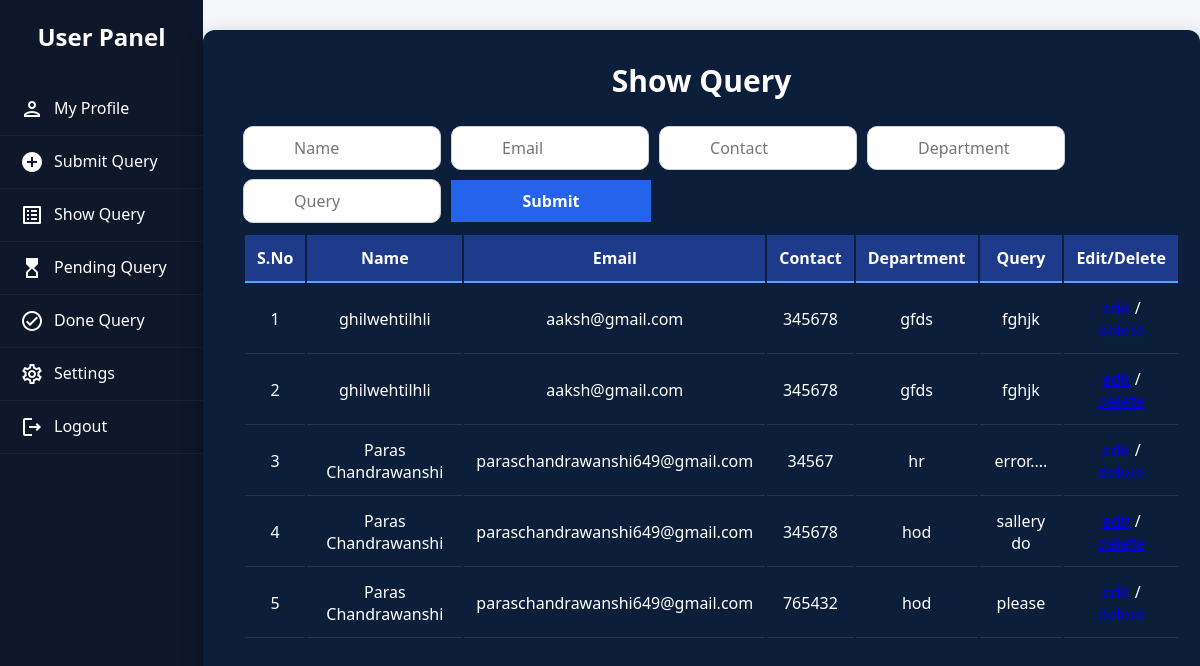
Page /show_q on the earlier database version.
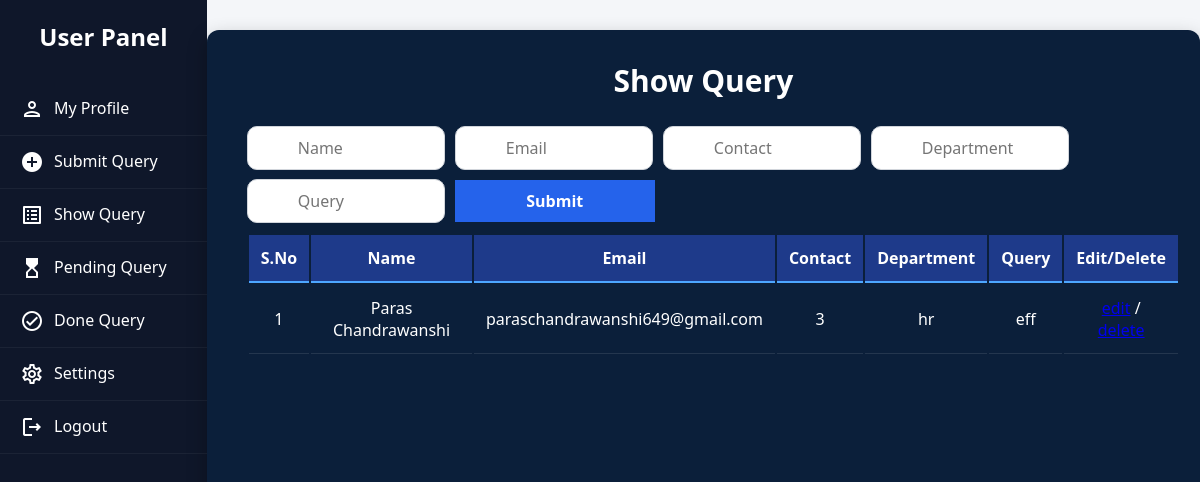
Same page on the later database version.
### app/models.py (models this page shows)
class submit_que(models.Model):
    n=models.CharField(max_length=50)
    e=models.EmailField(null=True)
    c=models.CharField(max_length=50)
    d=models.CharField(max_length=50)
    q=models.CharField(max_length=100)

### app/views.py (the view)
# urls.py: path('show_q',views.show_q,name='show_q'),
def show_q(req):
    data1=submit_que.objects.all()
    return render (req,'userpanel.html',{'show_q':True,'data1':data1})

### app/templates/userpanel.html (shortened to what this page needs)
{% load static %}
{% block content %}
<div class="sidebar">
    <h2>User Panel</h2>
    <ul>
        <li>
            <a href="#">
                <span class="material-icons-outlined">person</span>
                My Profile
            </a>
        </li>
        <li>
            <a href="{% url 'submit_q' %}">
                <span class="material-icons-outlined">add_circle</span>
                Submit Query
            </a>
        </li>
        <li>
            <a href="{% url 'show_q' %}">
                <span class="material-icons-outlined">list_alt</span>
                Show Query
            </a>
        </li>
        <li>
            <a href="#">
                <span class="material-icons-outlined">hourglass_top</span>
                Pending Query
            </a>
        </li>
        <li>
            <a href="#">
                <span class="material-icons-outlined">check_circle</span>
                Done Query
            </a>
        </li>
        <li>
            <a href="#">
                <span class="material-icons-outlined">settings</span>
                Settings
            </a>
        </li>
        <li>
            <a href="{% url 'logout' %}">
                <span class="material-icons-outlined">logout</span>
                Logout
            </a>
        </li>
    </ul>
</div>
{% if submit_q %}
        <div class="form-card">
            <h2><u>Query</u></h2>
            <form method="POST">
                {% csrf_token %}
                <div class="form-group">
                    <label>Name :-</label>
                    <input type="text" name="name" required>
                </div>
                <div class="form-group">
                    <label>Email :-</label>
                    <input type="email" name="email" required>
                </div>
                <div class="form-group">
                    <label>Contact :-</label>
                    <input type="number" name="contact" required>
                </div>
                <div class="form-group">
                    <label>Department :-</label>
                    <input type="text" name="dep" required>
                </div>
                <div class="form-group">
                    <label>Query :-</label>
                    <input type="text" name="que" required>
                </div>
                <button type="submit" class="btn-submit">Submit</button>
            </form>
        </div>
{% elif show_q %}
        <div class="form-cardd" style="max-width:100%;">
            <h2>Show Query</h2>
            <table class="tble">
                <thead>
                <form method="post" action="{% url 'search' %}" class="ff">
                        <input type="text" name="name" placeholder="Name" class="inp" >
                        <input type="text" name="email" placeholder="Email" class="inp">
                        <input type="text" name="contact" placeholder="Contact" class="inp">
                        <input type="text" name="dep" placeholder="Department" class="inp" >
                        <input type="text" name="que" placeholder="Query" class="inp">
                        <input type="submit" class="hh">
                </form>
                    <tr>
                        <th>S.No</th>
                        <th>Name</th>
                        <th>Email</th>
                        <th>Contact</th>
                        <th>Department</th>
                        <th>Query</th>
                        <th>Edit/Delete</th>
                    </tr>
                </thead>
                <tbody>
                    {% for i in data1 %}
                    <tr>
                        <td>{{ forloop.counter }}</td>
                        <td>{{ i.n }}</td>
                        <td>{{ i.e }}</td>
                        <td>{{i.c}}</td>
                        <td>{{ i.d }}</td>
                        <td>{{ i.q }}</td>
                        <td><a href="{% url 'edit' pk=i.id %}">edit</a> /
                            <a href="{% url 'delete' pk=i.id %}">delete</a>
                        </td>
                    </tr>
                    {% endfor %}
                </tbody>
            </table>
        </div>
{% endif %}
{% endblock content %}

### app/templates/userpanel.html (style rules this page uses)
* { margin:0; padding:0; box-sizing:border-box; font-family:Segoe UI; }
.sidebar { width:250px; height:100vh; background:#0f172a; color:white; padding-top:20px; }
.sidebar h2 { text-align:center; margin-bottom:30px; }
.sidebar ul { list-style:none; }
.sidebar ul li { padding:14px 20px; border-bottom:1px solid rgba(255,255,255,0.05); transition:0.3s; }
.sidebar ul li a { text-decoration:none; color:white; display:flex; gap:10px; }
.form-card, .form-cardd { background:#ffffff; padding:30px; border-radius:12px; box-shadow:0 8px 20px rgba(0,0,0,0.08); max-width:500px; margin:auto; }
.form-card h2, .form-cardd h2 { text-align:center; margin-bottom:20px; color:#0f172a; }
.form-cardd { background-color:#0b1f3a; padding:30px; border-radius:12px; box-shadow:0 8px 20px rgba(0,0,0,0.3); color:white; width:90%; margin:30px auto; }
.form-cardd h2 { text-align:center; margin-bottom:25px; font-size:30px; color:white; }
.tble { width:100%; margin-top:10px; color:white; margin:10px }
.tble thead { background:#1e3a8a; }
.tble th { padding:12px; font-weight:600; text-align:center; border-bottom:2px solid #4da6ff; }
.tble td { padding:12px; text-align:center; border-bottom:1px solid rgba(255,255,255,0.1); }
.ff { display: flex; flex-wrap: nowrap; gap: 200px; align-items: center; }
.inp { padding: 10px 50px; border: 1px solid #d1d5db; border-radius: 10px; outline: none; font-size: 16px; width: 198px; margin-left: 10px; }
.hh { padding: 10px 22px; background: #2563eb; color: #fff; border: none; font-size: 16px; font-weight: 600; cursor: pointer; transition: all 0.25s ease; margin-top: 10px; width: 200px; margin-left: 10px; }

Differences in the rows shown:
removed submit_que: n "ghilwehtilhli", e "aaksh@gmail.com", c "345678", d "gfds", q "fghjk"
removed submit_que: n "ghilwehtilhli", e "aaksh@gmail.com", c "345678", d "gfds", q "fghjk"
removed submit_que: n "Paras Chandrawanshi", e "paraschandrawanshi649@gmail.com", c "34567", d "hr", q "error...."
removed submit_que: n "Paras Chandrawanshi", e "paraschandrawanshi649@gmail.com", c "345678", d "hod", q "sallery do"
removed submit_que: n "Paras Chandrawanshi", e "paraschandrawanshi649@gmail.com", c "765432", d "hod", q "please"
added submit_que: n "Paras Chandrawanshi", e "paraschandrawanshi649@gmail.com", c "3", d "hr", q "eff"
